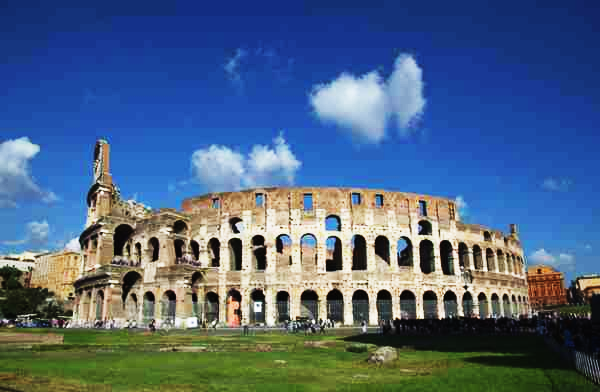
#> input picture test.png, 600 x 392 px
$ python -i blockRMV.py   (imports and definitions only)
#> lines starting #> are read from the running program, lines starting #| are printed output that depends on the picture; after the words box and inside, x2 and y2 are one past the last pixel; in counts of white or black regions, pixels touching at a corner belong together
#> further down, picture is the input picture: shape (392, 600, 3); mean B, G, R 130.5, 101, 77.9
import numpy as np
from numpy.fft import fft2, ifft2
# import cv2
# import matplotlib.pyplot as plt
from scipy.ndimage import gaussian_filter


def psf2otf(psf, out_size):
    # 確認psf是2D
    psf = np.atleast_2d(psf)

    psf_pad = np.zeros(out_size)
    psf_pad[:psf.shape[0], :psf.shape[1]] = psf

    # 將psf移動到中心
    for axis, axis_size in enumerate(psf.shape):
        psf_pad = np.roll(psf_pad, -int(axis_size / 2), axis=axis)

    otf = fft2(psf_pad)
    return otf

def blockRmv(img, beta=1):
#> called with beta = 1
    fx = np.array([1, -1])
    fy = np.array([[1], [-1]])
    N, M, D = img.shape
#> N = 392; M = 600; D = 3
    sizeI2D = (N, M)
#> sizeI2D = (392, 600)

    otfFx = psf2otf(fx, sizeI2D)
    otfFy = psf2otf(fy, sizeI2D)
    Normin1 = fft2(img, axes=(0, 1))
    Denormin2 = np.abs(otfFx)**2 + np.abs(otfFy)**2

    if D > 1:
        Denormin2 = np.repeat(Denormin2[:, :, np.newaxis], D, axis=2)

    Denormin = 1 + beta * Denormin2

    # h-v subproblem
    u = np.concatenate((np.diff(img, axis=1), img[:, :1, :] - img[:, -1:, :]), axis=1)
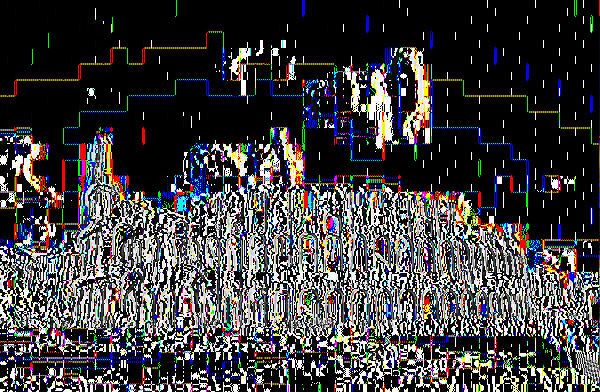
#> u: shape (392, 600, 3); mean B, G, R 62.8, 61.9, 62.8
    v = np.concatenate((np.diff(img, axis=0), img[:1, :, :] - img[-1:, :, :]), axis=0)
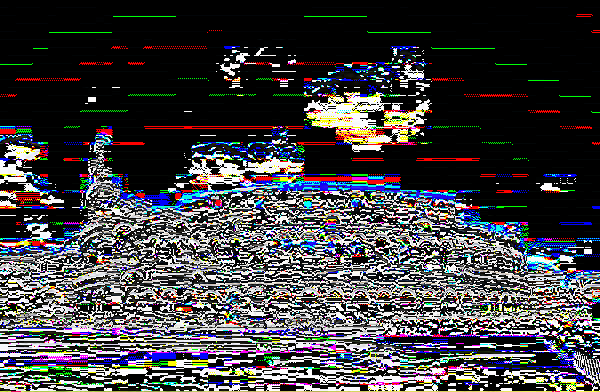
#> v: shape (392, 600, 3); mean B, G, R 67.8, 64.8, 65.7

    u[:, 7::8, :] = 0
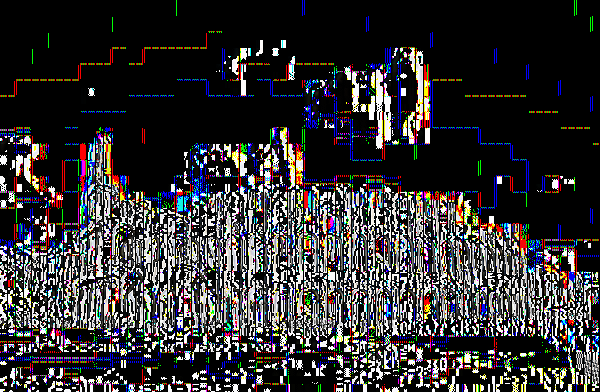
#> u: shape (392, 600, 3); 8.32% of pixels changed, all inside (x1, y1, x2, y2) = (7, 0, 600, 392)
    v[7::8, :, :] = 0
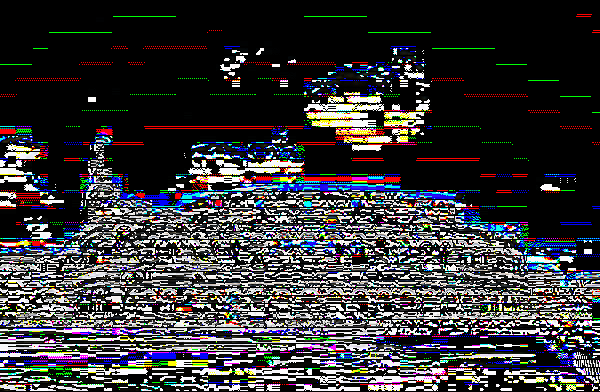
#> v: shape (392, 600, 3); 10.5% of pixels changed, all inside (x1, y1, x2, y2) = (0, 7, 600, 392)


    # S subproblem
    Normin2 = np.concatenate((u[:, -1:, :] - u[:, :1, :], -np.diff(u, axis=1)), axis=1)
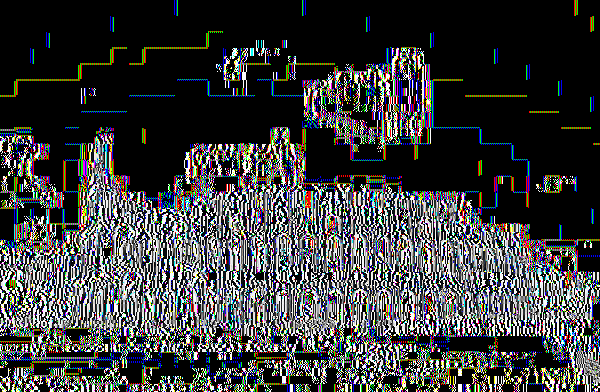
#> Normin2: shape (392, 600, 3); mean B, G, R 62.3, 61.3, 60.7
    Normin2 += np.concatenate((v[-1:, :, :] - v[:1, :, :], -np.diff(v, axis=0)), axis=0)
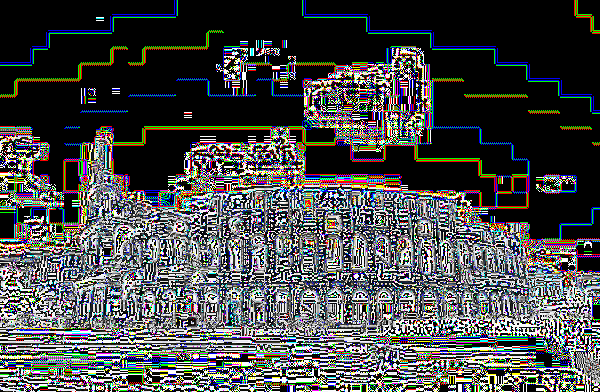
#> Normin2: shape (392, 600, 3); mean B, G, R 75.1, 74.1, 73

    FS = (Normin1 + beta * fft2(Normin2, axes=(0, 1))) / Denormin
    out = np.real(ifft2(FS, axes=(0, 1)))
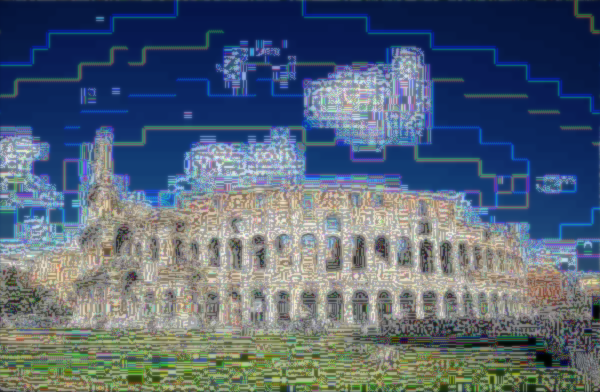
#> out: shape (392, 600, 3) float64; mean of channels 0, 1, 2 205.7, 175.2, 150.9; drawn with min black and max white

    return out

# [10 lines of commented-out code are left out]

>>> import cv2
>>> picture = cv2.imread('test.png')
>>> result = blockRmv(picture)

$ run again, on train.png
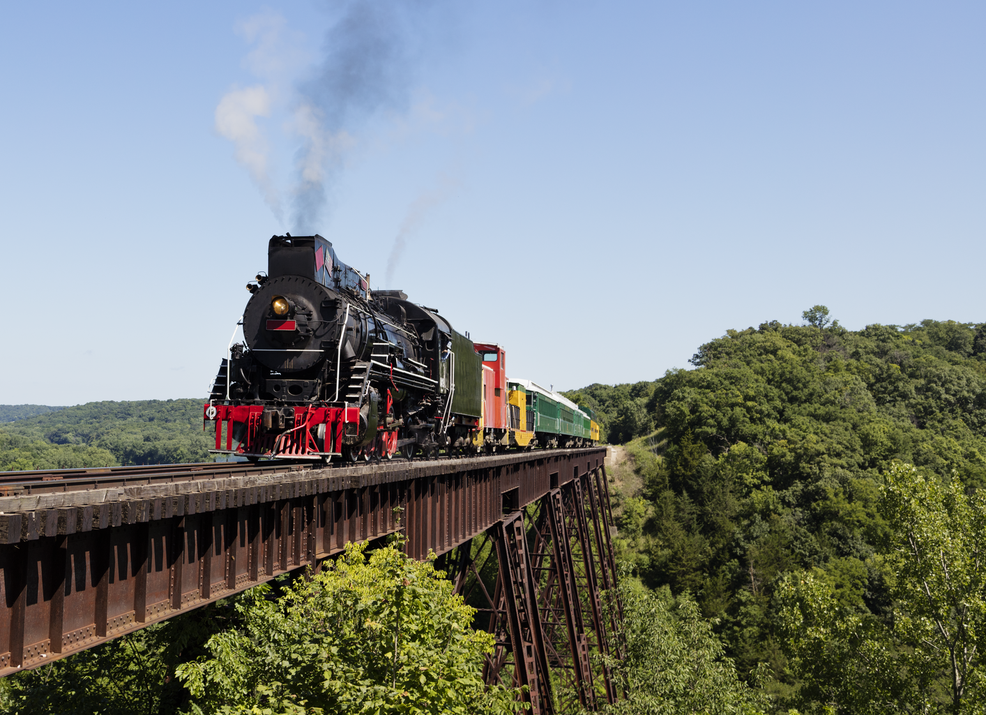
#> input picture train.png, 986 x 715 px, shrunk from 1544 x 1120 before the run
#> picture is the input picture: shape (715, 986, 3); mean B, G, R 133.6, 133.8, 126.6
#> in blockRmv, `v[7::8, :, :] = 0`:
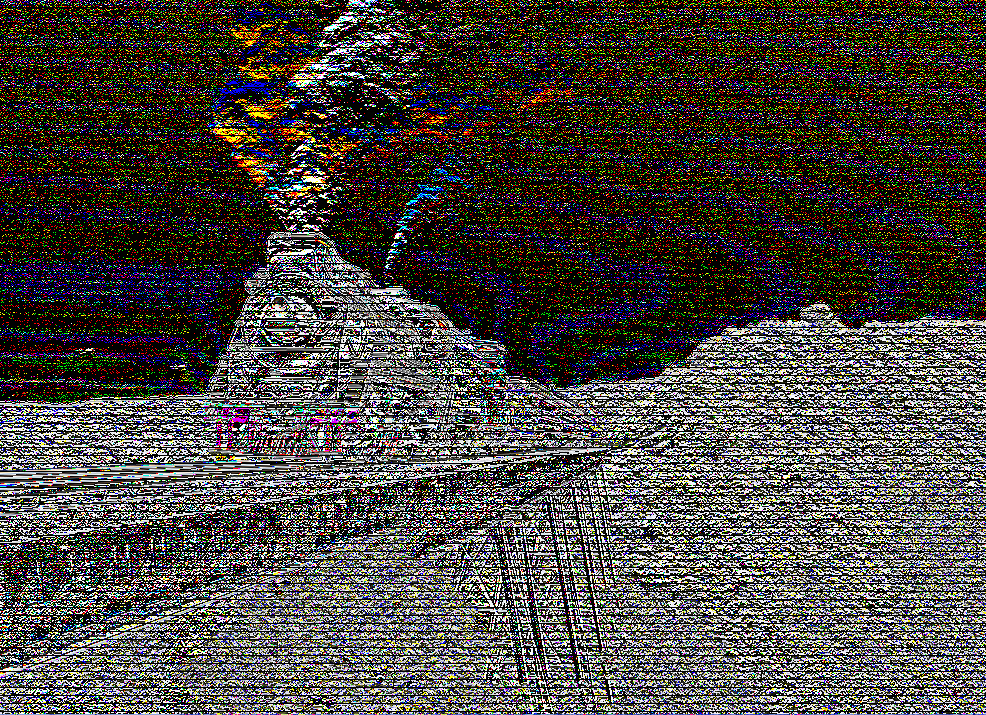
#> v: shape (715, 986, 3); mean B, G, R 65.6, 70, 74
#> in blockRmv, `out = np.real(ifft2(FS, axes=(0, 1)))`:
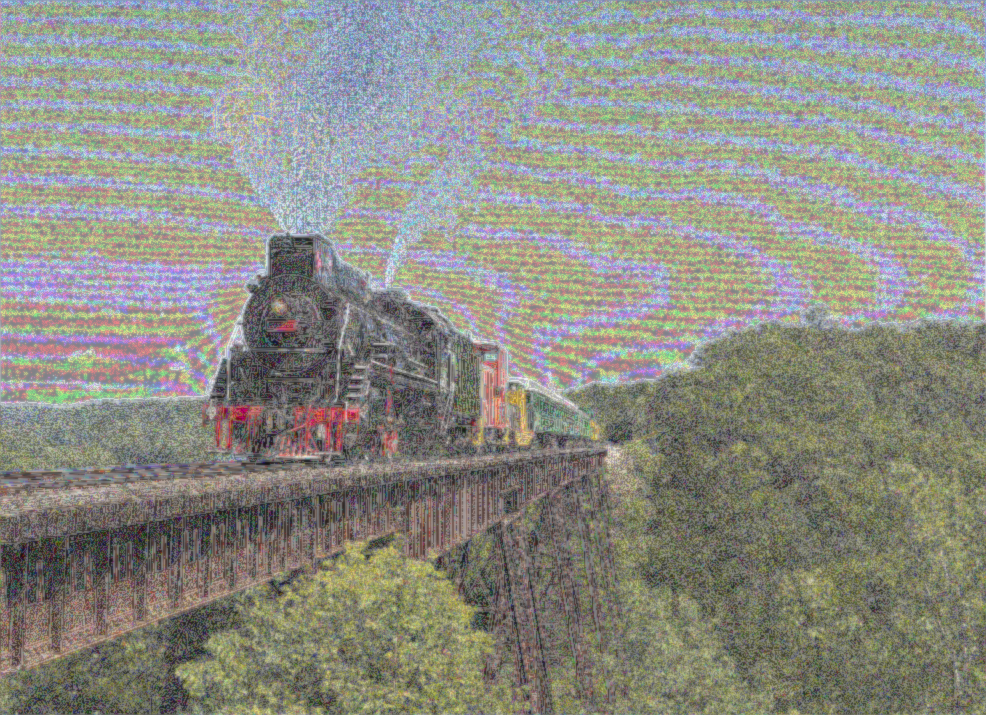
#> out: shape (715, 986, 3) float64; mean of channels 0, 1, 2 228.2, 242.6, 241.7; drawn with min black and max white
